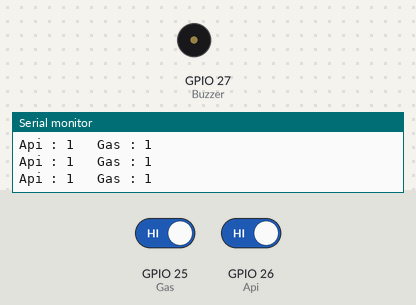
A program run on a simulated ESP32. Parts: buzzer (waves = sounding), the last lines printed to the serial monitor. The inputs (shaded band) are chosen by the test bench; at power-on: GPIO 25 (Gas) HIGH, GPIO 26 (Api) HIGH.

Above: at 2.7 s.
2.8 s: GPIO 25 (Gas) driven LOW
At 3.4 s:
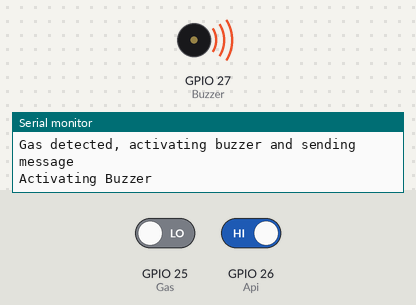
4.5 s: GPIO 25 (Gas) driven HIGH and GPIO 26 (Api) driven LOW
7.5 s: GPIO 26 (Api) driven HIGH
At 8.5 s:
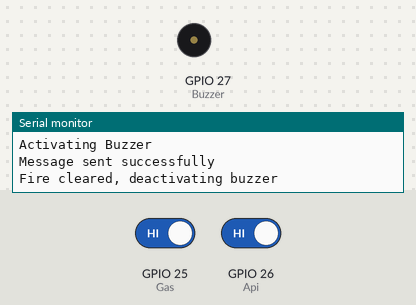
9.6 s: GPIO 26 (Api) driven LOW
At 10.8 s:
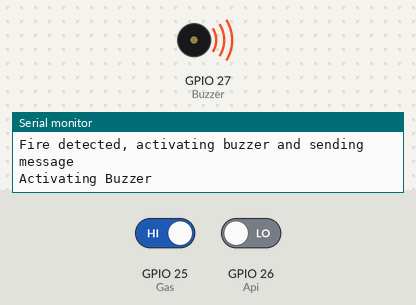
Timing chart, 0 to 12.1 s (numbered marks = the images above; inputs shaded):
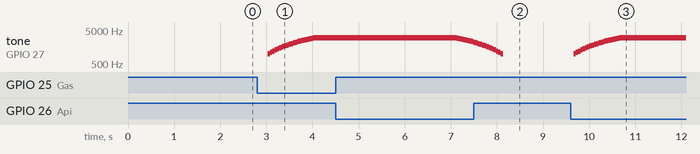

The program:

main.cpp
```cpp
#include "CTBot.h"
#include <WiFi.h>
#include <Arduino.h>
#include <ArduinoJson.h>

CTBot myBot;

String ssid = "xxxx"; //Wifi Name
String pass = "xxxx"; //Wifi Pass
String token = "xxxxx"; //Bot Telegram Token

#define Api 26
#define Gas 25
#define Buzzer 27

bool buzzerActive = false;
unsigned long lastNotificationTime = 0;
const unsigned long notificationInterval = 30000; // 30 seconds

void activateBuzzer() {
  if (!buzzerActive) {
    Serial.println("Activating Buzzer");

    for (int i = 1000; i <= 3000; i += 100) {
      tone(Buzzer, i);
      delay(50);
    }

    delay(3000);

    for (int i = 3000; i >= 1000; i -= 100) {
      tone(Buzzer, i);
      delay(50);
    }

    noTone(Buzzer);
    buzzerActive = true;
  }
}

void sendMessageIfNeeded(const String &message) {
  if (myBot.testConnection()) {
    myBot.sendMessage(1468043335, message);
    myBot.sendMessage(5336458356, message);
    myBot.sendMessage(6240041610, message);
    Serial.println("Message sent successfully");
  } else {
    Serial.println("Failed to send message - no connection");
  }
}

void setup() {
  pinMode(Api, INPUT);
  pinMode(Gas, INPUT);
  pinMode(Buzzer, OUTPUT);
  Serial.begin(9600);
  myBot.wifiConnect(ssid, pass);
  myBot.setTelegramToken(token);

  if (myBot.testConnection())
    Serial.println("\nConnected");
  else
    Serial.println("\nNot Connected");
}

void loop() {
  int bacasensorapi = digitalRead(Api);
  int bacasensorgas = digitalRead(Gas);

  Serial.print("Api : ");
  Serial.print(bacasensorapi);
  Serial.print("   Gas : ");
  Serial.println(bacasensorgas);

  if (bacasensorgas == LOW && !buzzerActive) {
    Serial.println("Gas detected, activating buzzer and sending message");
    activateBuzzer();
    sendMessageIfNeeded("Kebocoran Gas!!! Kebocoran Gas!!! Kebocoran Gas!!! Kebocoran Gas!!!");
  } else if (bacasensorgas == HIGH && buzzerActive) {
    Serial.println("Gas cleared, deactivating buzzer");
    buzzerActive = false;
  }

  if (bacasensorapi == LOW && !buzzerActive) {
    Serial.println("Fire detected, activating buzzer and sending message");
    activateBuzzer();
    sendMessageIfNeeded("Kebakaran!!! Kebakaran!!! Kebakaran!!! Kebakaran!!!");
  } else if (bacasensorapi == HIGH && buzzerActive) {
    Serial.println("Fire cleared, deactivating buzzer");
    buzzerActive = false;
  }

  // Send periodic notifications every 30 seconds
  unsigned long currentTime = millis();
  if (currentTime - lastNotificationTime >= notificationInterval) {
    Serial.println("Sending periodic notification");
    sendMessageIfNeeded("Sistem berjalan normal.");
    lastNotificationTime = currentTime;
  }

  delay(500);
}
```

Measured:
- after the input at 2.8 s, tone on GPIO 27 (Buzzer): plays 1000 Hz for 0.05 s, 1100 Hz for 0.05 s, 1200 Hz for 0.05 s, 1300 Hz for 0.05 s, 1400 Hz for 0.05 s, 1500 Hz for 0.05 s … (21 notes in this stretch), starting after 0.23 s
- after the input at 7.5 s, tone on GPIO 27 (Buzzer): goes on until 8.1 s, then stays silent
- after the input at 9.6 s, tone on GPIO 27 (Buzzer): plays 1000 Hz for 0.05 s, 1100 Hz for 0.05 s, 1200 Hz for 0.05 s, 1300 Hz for 0.05 s, 1400 Hz for 0.05 s, 1500 Hz for 0.05 s … (21 notes in this stretch), starting after 0.06 s
